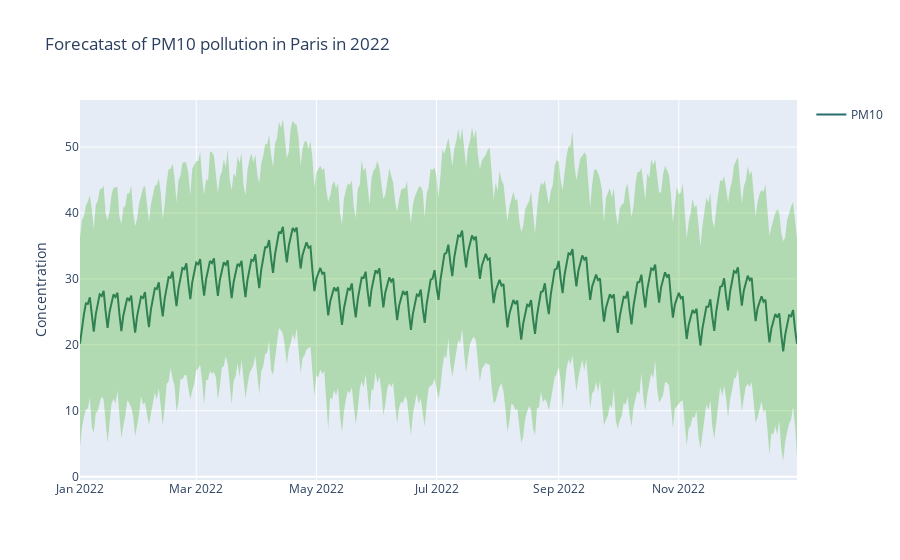

Source (notebook cell):
### Code cell
fig_paris_forecast = go.Figure([
    go.Scatter(
        name=name_poll[pollutant_2],
        x=fit_2022p['ds'],
        y=fit_2022p['yhat'],
        mode='lines',
        line=dict(color='#2A6C6C'),
    ),
    go.Scatter(
        name='Upper Bound',
        x=fit_2022p['ds'],
        y=fit_2022p['yhat_upper'],
        mode='lines',
        marker=dict(color="#444"),
        line=dict(width=0),
        showlegend=False
    ),
    go.Scatter(
        name='Lower Bound',
        x=fit_2022p['ds'],
        y=fit_2022p['yhat_lower'],
        marker=dict(color="#444"),
        line=dict(width=0),
        mode='lines',
        fillcolor='rgba(60, 175, 20, 0.3)',
        fill='tonexty',
        showlegend=False
    ),
    ])
fig_paris_forecast.update_layout(
    yaxis_title='Concentration',
    title=f'Forecatast of {name_poll[pollutant_2]} pollution in Paris in 2022',
    hovermode="x"
)
fig_paris_forecast.show()

### Figure 1 — Plotly figure (JSON) as saved in the notebook; plotly's stock layout.template omitted (floating-point values rounded to 4 significant figures; data arrays with more than 128 entries replaced by an {"elided": "..."} marker saying what was removed)
{"data": [{"line": {"color": "#2A6C6C"}, "mode": "lines", "name": "PM10", "type": "scatter", "x": {"elided": "365 str values"}, "y": {"elided": "365 float values"}}, {"line": {"width": 0}, "marker": {"color": "#444"}, "mode": "lines", "name": "Upper Bound", "showlegend": false, "type": "scatter", "x": {"elided": "365 str values"}, "y": {"elided": "365 float values"}}, {"fill": "tonexty", "fillcolor": "rgba(60, 175, 20, 0.3)", "line": {"width": 0}, "marker": {"color": "#444"}, "mode": "lines", "name": "Lower Bound", "showlegend": false, "type": "scatter", "x": {"elided": "365 str values"}, "y": {"elided": "365 float values"}}], "layout": {"hovermode": "x", "title": {"text": "Forecatast of PM10 pollution in Paris in 2022"}, "yaxis": {"title": {"text": "Concentration"}}}}
